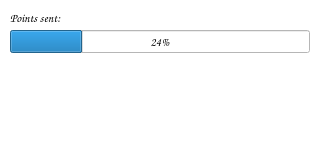
<?xml version="1.0" encoding="UTF-8"?>
<ui version="4.0">
 <class>DrawProcess</class>
 <widget class="QWidget" name="DrawProcess">
  <property name="windowModality">
   <enum>Qt::ApplicationModal</enum>
  </property>
  <property name="geometry">
   <rect>
    <x>0</x>
    <y>0</y>
    <width>310</width>
    <height>157</height>
   </rect>
  </property>
  <property name="windowTitle">
   <string>Sending...</string>
  </property>
  <property name="styleSheet">
   <string notr="true">background-color: rgb(255, 255, 255);</string>
  </property>
  <widget class="QProgressBar" name="sendingProgress">
   <property name="geometry">
    <rect>
     <x>10</x>
     <y>30</y>
     <width>300</width>
     <height>23</height>
    </rect>
   </property>
   <property name="font">
    <font>
     <family>Comic Sans MS</family>
    </font>
   </property>
   <property name="value">
    <number>24</number>
   </property>
  </widget>
  <widget class="QLabel" name="label">
   <property name="geometry">
    <rect>
     <x>10</x>
     <y>10</y>
     <width>61</width>
     <height>16</height>
    </rect>
   </property>
   <property name="font">
    <font>
     <family>Comic Sans MS</family>
    </font>
   </property>
   <property name="text">
    <string>Points sent:</string>
   </property>
  </widget>
  <widget class="QPushButton" name="ButtonCancel">
   <property name="geometry">
    <rect>
     <x>190</x>
     <y>70</y>
     <width>89</width>
     <height>72</height>
    </rect>
   </property>
   <property name="font">
    <font>
     <family>Comic Sans MS</family>
    </font>
   </property>
   <property name="text">
    <string/>
   </property>
   <property name="icon">
    <iconset resource="resources.qrc">
     <normaloff>:/res/icons/denied.ico</normaloff>:/res/icons/denied.ico</iconset>
   </property>
   <property name="iconSize">
    <size>
     <width>64</width>
     <height>64</height>
    </size>
   </property>
   <property name="flat">
    <bool>true</bool>
   </property>
  </widget>
 </widget>
 <resources>
  <include location="resources.qrc"/>
 </resources>
 <connections>
  <connection>
   <sender>ButtonCancel</sender>
   <signal>clicked()</signal>
   <receiver>DrawProcess</receiver>
   <slot>ButtonCancelClicked()</slot>
   <hints>
    <hint type="sourcelabel">
     <x>231</x>
     <y>93</y>
    </hint>
    <hint type="destinationlabel">
     <x>233</x>
     <y>104</y>
    </hint>
   </hints>
  </connection>
 </connections>
 <slots>
  <slot>ButtonCancelClicked()</slot>
 </slots>
</ui>
